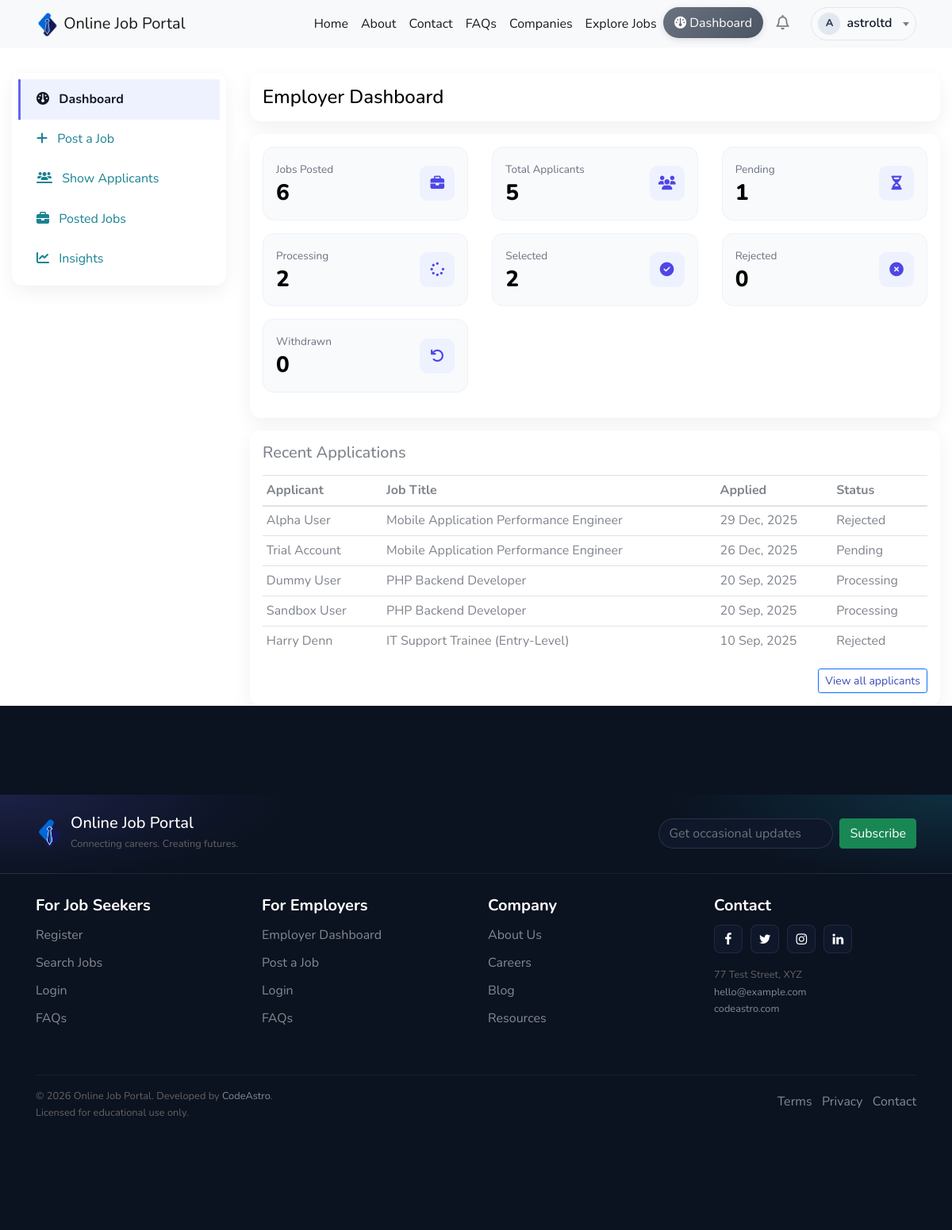
/users/employer_dashboard.php (signed in), run on the app's committed database.
### tables this page shows
CREATE TABLE `job_applications` (
  `id` int(3) NOT NULL,
  `fullname` varchar(155) NOT NULL,
  `username` varchar(200) NOT NULL,
  `email` varchar(200) NOT NULL,
  `contact` int(11) NOT NULL,
  `cv` varchar(200) NOT NULL,
  `worker_id` int(3) NOT NULL,
  `job_id` int(3) NOT NULL,
  `job_title` varchar(200) NOT NULL,
  `company_id` int(3) NOT NULL,
  `application_status` int(11) NOT NULL,
  `created_at` timestamp NOT NULL DEFAULT current_timestamp(),
  `withdrawn_at` timestamp NULL DEFAULT NULL
);

CREATE TABLE `users` (
  `id` int(3) NOT NULL,
  `fullname` varchar(155) NOT NULL,
  `username` varchar(200) NOT NULL,
  `email` varchar(200) NOT NULL,
  `contact` varchar(20) NOT NULL,
  `region_id` int(11) DEFAULT NULL,
  `address` varchar(255) DEFAULT NULL,
  `mypassword` varchar(200) NOT NULL,
  `img` varchar(200) NOT NULL,
  `type` varchar(200) NOT NULL,
  `cv` varchar(200) DEFAULT NULL,
  `skills` varchar(255) NOT NULL,
  `education` varchar(200) NOT NULL,
  `title` varchar(200) DEFAULT NULL,
  `bio` varchar(500) DEFAULT NULL,
  `facebook` varchar(200) DEFAULT NULL,
  `twitter` varchar(200) DEFAULT NULL,
  `linkedin` varchar(200) DEFAULT NULL,
  `created_at` timestamp NOT NULL DEFAULT current_timestamp()
);

### users/employer_dashboard.php (the view, shortened to what this page needs)
<?php
require "../config/config.php";
$employerId = (int)($_SESSION['id'] ?? 0);
$kpis = [
  'jobs'        => 0,
  'apps_total'  => 0,
  'apps_pending'=> 0,
  'apps_proc'   => 0,
  'apps_rej'    => 0,
  'apps_sel'    => 0,
  'apps_wd'     => 0
];
$st = $conn->prepare("SELECT COUNT(*) FROM jobs WHERE company_id = :cid");
$st->execute([':cid'=>$employerId]);
$kpis['jobs'] = (int)$st->fetchColumn();
$st = $conn->prepare("
  SELECT
    COUNT(*) AS total,
    SUM(CASE WHEN application_status=0 THEN 1 ELSE 0 END) AS pending,
    SUM(CASE WHEN application_status=1 THEN 1 ELSE 0 END) AS processing,
    SUM(CASE WHEN application_status=2 THEN 1 ELSE 0 END) AS rejected,
    SUM(CASE WHEN application_status=3 THEN 1 ELSE 0 END) AS selected,
    SUM(CASE WHEN application_status=4 THEN 1 ELSE 0 END) AS withdrawn
  FROM job_applications
  WHERE company_id = :cid
");
$st->execute([':cid'=>$employerId]);
$row = $st->fetch(PDO::FETCH_ASSOC) ?: [];
$kpis['apps_total']   = (int)($row['total'] ?? 0);
$kpis['apps_pending'] = (int)($row['pending'] ?? 0);
$kpis['apps_proc']    = (int)($row['processing'] ?? 0);
$kpis['apps_rej']     = (int)($row['rejected'] ?? 0);
$kpis['apps_sel']     = (int)($row['selected'] ?? 0);
$kpis['apps_wd']      = (int)($row['withdrawn'] ?? 0);
$recent = $conn->prepare("
  SELECT a.id AS app_id, a.job_title, a.created_at, a.application_status,
         u.fullname
  FROM job_applications a
  JOIN users u ON u.id = a.worker_id
  WHERE a.company_id = :cid
  ORDER BY a.created_at DESC
  LIMIT 5
");
$recent->execute([':cid'=>$employerId]);
$recentApps = $recent->fetchAll(PDO::FETCH_OBJ);
require "../includes/header.php";
?>
<div class="container-fluid emp-wrap">
  <div class="row">
    <aside class="col-lg-3 mb-4">
      <div class="emp-sidebar p-2">
        <div class="list-group list-group-flush">
          <a href="<?php echo $base_url; ?>/users/employer_dashboard.php" class="list-group-item active">
            <i class="fa-solid fa-gauge mr-2"></i> Dashboard
          </a>
          <a href="<?php echo $base_url; ?>/jobs/post-job.php" class="list-group-item">
            <i class="fa-solid fa-plus mr-2"></i> Post a Job
          </a>
          <a href="<?php echo $base_url; ?>/users/show-applicants.php?id=<?php echo $employerId; ?>" class="list-group-item">
            <i class="fa-solid fa-users-line mr-2"></i> Show Applicants
          </a>
          <a href="<?php echo $base_url; ?>/users/postedJobs.php?id=<?php echo $employerId; ?>" class="list-group-item">
            <i class="fa-solid fa-briefcase mr-2"></i> Posted Jobs
          </a>
          <a href="<?php echo $base_url; ?>/users/employer_insights.php" class="list-group-item">
          <i class="fa-solid fa-chart-line mr-2"></i> Insights
        </a>
        </div>
      </div>
    </aside>
    <main class="col-lg-9">
      <div class="emp-card p-3 mb-3">
        <div class="d-flex align-items-center">
          <h4 class="mb-0">Employer Dashboard</h4>
        </div>
      </div>
      <div class="emp-card p-3">
        <div class="row">
  <div class="col-sm-6 col-md-4 mb-3">
    <div class="kpi">
      <div>
        <div class="sub">Jobs Posted</div>
        <h3><?php echo number_format($kpis['jobs']); ?></h3>
      </div>
      <div class="kpi-icon"><i class="fa-solid fa-briefcase"></i></div>
    </div>
  </div>
  <div class="col-sm-6 col-md-4 mb-3">
    <div class="kpi">
      <div>
        <div class="sub">Total Applicants</div>
        <h3><?php echo number_format($kpis['apps_total']); ?></h3>
      </div>
      <div class="kpi-icon"><i class="fa-solid fa-users"></i></div>
    </div>
  </div>
  <div class="col-sm-6 col-md-4 mb-3">
    <div class="kpi">
      <div>
        <div class="sub">Pending</div>
        <h3><?php echo number_format($kpis['apps_pending']); ?></h3>
      </div>
      <div class="kpi-icon"><i class="fa-solid fa-hourglass-half"></i></div>
    </div>
  </div>
  <div class="col-sm-6 col-md-4 mb-3">
    <div class="kpi">
      <div>
        <div class="sub">Processing</div>
        <h3><?php echo number_format($kpis['apps_proc']); ?></h3>
      </div>
      <div class="kpi-icon"><i class="fa-solid fa-spinner"></i></div>
    </div>
  </div>
  <div class="col-sm-6 col-md-4 mb-3">
    <div class="kpi">
      <div>
        <div class="sub">Selected</div>
        <h3><?php echo number_format($kpis['apps_sel']); ?></h3>
      </div>
      <div class="kpi-icon"><i class="fa-solid fa-circle-check"></i></div>
    </div>
  </div>
  <div class="col-sm-6 col-md-4 mb-3">
    <div class="kpi">
      <div>
        <div class="sub">Rejected</div>
        <h3><?php echo number_format($kpis['apps_rej']); ?></h3>
      </div>
      <div class="kpi-icon"><i class="fa-solid fa-circle-xmark"></i></div>
    </div>
  </div>
  <div class="col-sm-6 col-md-4 mb-3">
    <div class="kpi">
      <div>
        <div class="sub">Withdrawn</div>
        <h3><?php echo number_format($kpis['apps_wd']); ?></h3>
      </div>
      <div class="kpi-icon"><i class="fa-solid fa-arrow-rotate-left"></i></div>
    </div>
  </div>
</div>
      </div>
      <?php if ($recentApps): ?>
      <div class="emp-card p-3 mt-3">
        <h5 class="mb-3">Recent Applications</h5>
        <div class="table-responsive">
          <table class="table table-sm table-hover">
            <thead><tr>
              <th>Applicant</th><th>Job Title</th><th>Applied</th><th>Status</th>
            </tr></thead>
            <tbody>
              <?php
              $labels = ['Pending','Processing','Selected','Rejected','Withdrawn'];
              foreach ($recentApps as $r):
                $lbl = $labels[(int)$r->application_status] ?? 'Updated';
              ?>
                <tr>
                  <td><?php echo htmlspecialchars($r->fullname); ?></td>
                  <td><?php echo htmlspecialchars($r->job_title); ?></td>
                  <td><?php echo date('d M, Y', strtotime($r->created_at)); ?></td>
                  <td><?php echo htmlspecialchars($lbl); ?></td>
                </tr>
              <?php endforeach; ?>
            </tbody>
          </table>
        </div>
        <div class="text-right">
          <a href="<?php echo $base_url; ?>/users/show-applicants.php?id=<?php echo $employerId; ?>" class="btn btn-outline-primary btn-sm">
            View all applicants
          </a>
        </div>
      </div>
      <?php endif; ?>
    </main>
  </div>
</div>
<?php require "../includes/footer.php"; ?>

### css/style.css (style rules this page uses)
body { font-weight: 400; font-size: 1rem; line-height: 1.7; position: relative; }
body:after { content: ""; position: absolute; top: 0; left: 0; right: 0; bottom: 0; background: rgba(0, 0, 0, 0.7); z-index: 100; opacity: 0; visibility: hidden; -webkit-transition: .3s all ease; -o-transition: .3s all ease; transition: .3s all ease; }
h1, h2, h3, h4 { color: #000; }
.btn:after, .btn:before { display: none; }
.btn.btn-outline-primary { color: #394cb9; }

### users/employer_dashboard.php (style rules this page uses)
.emp-wrap { padding-top: 2rem; }
.emp-sidebar { background: #fff; border: 0; border-radius: 14px; box-shadow: 0 8px 24px rgba(0,0,0,.06); position: sticky; top: 82px; }
.emp-sidebar .list-group-item { border:0; border-left:3px solid transparent; border-radius: 0; }
.emp-sidebar .list-group-item.active { background:#eef2ff; color:#111827; border-left-color:#6366f1; font-weight:700; text-decoration: none; }
.emp-card { background:#fff; border:0; border-radius:14px; box-shadow:0 8px 24px rgba(0,0,0,.06); }
.kpi { border-radius:14px; background:#f8fafc; padding:1rem; border:1px solid #eef2f7; }
.kpi h3 { margin:0; font-weight:800; }
.kpi .sub { color:#6b7280; font-size:.85rem; }
.kpi { display:flex; align-items:center; justify-content:space-between; }
.kpi .kpi-icon { flex:0 0 44px; width:44px; height:44px; border-radius:10px; background:#eef2ff; color:#4f46e5; display:flex; align-items:center; justify-content:center; }
.kpi .kpi-icon i { font-size:1.1rem; }
.kpi .sub { margin-bottom:2px; }

### data on the page
job_applications: users.fullname "Alpha User", job_title "Mobile Application Performance Engineer", created_at "29 Dec, 2025", application_status "Rejected"
job_applications: users.fullname "Trial Account", job_title "Mobile Application Performance Engineer", created_at "26 Dec, 2025", application_status "Pending"
job_applications: users.fullname "Dummy User", job_title "PHP Backend Developer", created_at "20 Sep, 2025", application_status "Processing"
job_applications: users.fullname "Sandbox User", job_title "PHP Backend Developer", created_at "20 Sep, 2025", application_status "Processing"
job_applications: users.fullname "Harry Denn", job_title "IT Support Trainee (Entry-Level)", created_at "10 Sep, 2025", application_status "Rejected"

### other printed values
$_SESSION['username'] "astroltd"
$kpis['jobs'] "6"
$kpis['apps_total'] "5"
$kpis['apps_pending'] "1"
$kpis['apps_proc'] "2"
$kpis['apps_sel'] "2"
$kpis['apps_rej'] "0"
$kpis['apps_wd'] "0"
